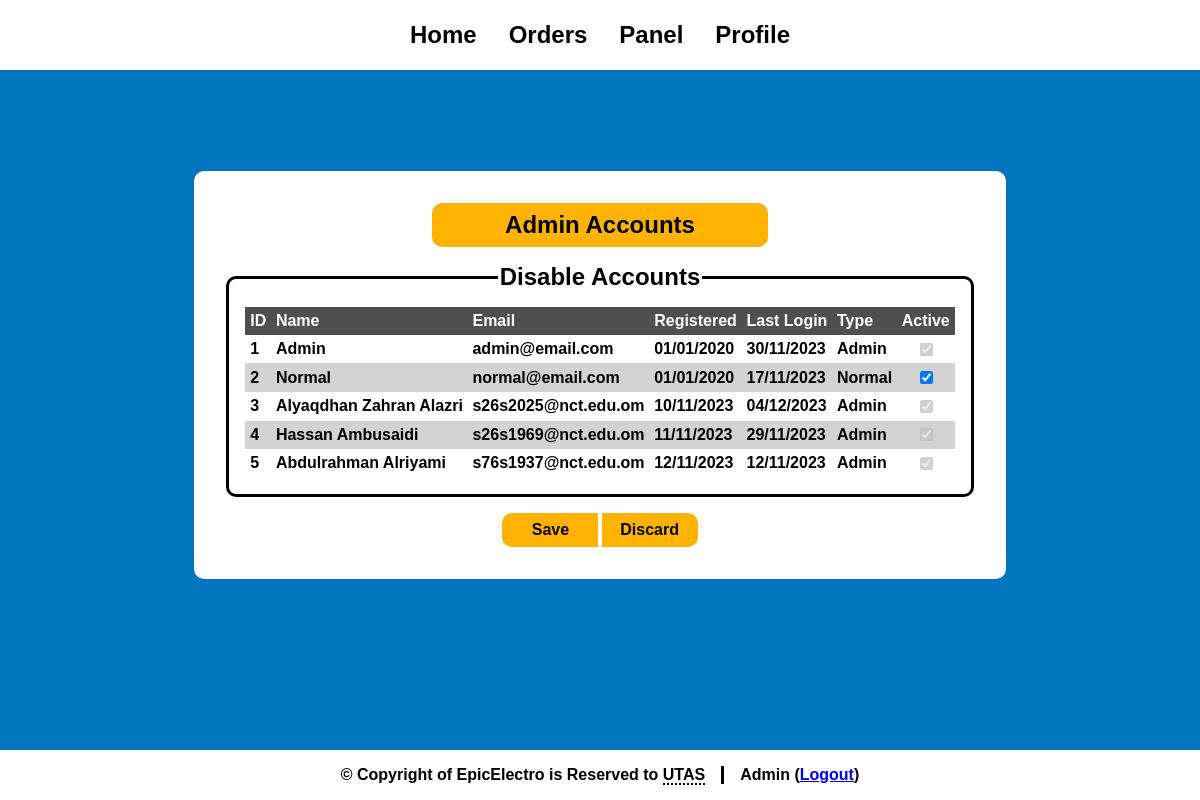
The page /panelActive.php (signed in) on the database its author committed.
### tables this page shows
CREATE TABLE `customers` (
  `cId` int(10) NOT NULL COMMENT 'Customer ID',
  `cName` varchar(50) NOT NULL COMMENT 'Customer Name',
  `password` varchar(50) NOT NULL COMMENT 'Password',
  `email` varchar(100) NOT NULL COMMENT 'Email',
  `registerDate` date NOT NULL COMMENT 'Register Date',
  `lastLogin` date NOT NULL COMMENT 'Last Login',
  `cAddress` varchar(100) NOT NULL COMMENT 'Customer Address',
  `cType` varchar(1) NOT NULL COMMENT 'Customer Type',
  `phoneNumber` int(8) NOT NULL COMMENT 'Customer Phone Number',
  `Active` varchar(10) NOT NULL DEFAULT 'active'
);

### library.php (called while the page is built, shortened)
<?php
function fdate($d) {
    $date = explode("-", $d);
    return ($date[2]."/".$date[1]."/".$date[0]);
}
?>

### panelActive.php (the view, shortened to what this page needs)
<html>
    <head>
        <?php include('link.php') ?>
    </head>
    <body>
        <?php
        include('header.php');
        include('connect.php');
        include('library.php');
        ?>
        <div class="wrapper">
            <form class="container manage" action="panelActiveProcess.php" method="post">
                    <div class="links">
                        <a href="panelAdmin.php">Admin Accounts</a>
                    </div>
                <fieldset>
                    <legend>Disable Accounts</legend>
                    <table>
                        <tr>
                            <th>ID</th>
                            <th>Name</th>
                            <th>Email</th>
                            <th>Registered</th>
                            <th>Last Login</th>
                            <th>Type</th>
                            <th>Active</th>
                        </tr>
                        <?php
                        $query = "select * from customers";
                        $result = mysqli_query($conn, $query) or die("Error in query: <mark>$query</mark> <p>". mysqli_error($conn));
                        $line = 0;
                        while ($data = mysqli_fetch_assoc($result)) {
                            if ($line % 2 == 1) {$style = "style='background: var(--gray);'";}
                            else {$style = "";}
                            $line += 1;
                            if (($data['cType'] == 'A' && $data['Active'] == 'active') || $data['cId'] == $_SESSION['CID']) {$d = 'disabled';}
                            else {$d = '';}
                            if ($data['Active'] == 'active') {$a = 'checked';}
                            else {$a = '';}
                            if ($data['cType'] == 'A') {$type = "Admin";}
                            else {$type = "Normal";}
                            echo "<tr id='clickable' $style>";
                            echo "<td> {$data['cId']} </td>";
                            echo "<td> {$data['cName']} </td>";
                            echo "<td> {$data['email']} </td>";
                            echo "<td> ". fdate($data['registerDate']) ." </td>";
                            echo "<td> ". fdate($data['lastLogin']) ." </td>";
                            echo "<td> $type </td>";
                            echo "<td id='center'> <input type='checkbox' name='box[]' value='{$data['cId']}' $d $a> </td>";
                            echo "</tr>";
                        }
                        ?>
                    </table>
                </fieldset>
                <div class="buttons">
                    <div class="main">
                        <input class="left" type='submit' value='Save'>
                        <input class="right" type='reset' value='Discard' onclick="notify('Changes Have Been Discarded', 'darkcyan');">
                    </div>
                </div>
            </form>
        </div>
        <?php include('footer.php'); ?>
    </body>
</html>

### style.css (style rules this page uses)
:root { color-scheme: light; --primary: #ffb300; --secondary: #0174Be; --accent: #006caf; --white: white; --black: black; --gray: lightgray; --red: red; --shadow: black; --fw-regular: 400; --fw-bold: 700; --fs-small: 0.5em; --fs-normal: 1em; --fs-large: 1.5em; --br: 10px; background: var(--secondary); font-family: sans-serif; }
* { transition: 200ms ease-in-out; }
a, input[type="checkbox"] { transition-property: background; }
html { scroll-behavior: smooth; }
body { margin: 0; min-height: 100%; display: flex; flex-direction: column; }
select, input, label:has(input, textarea) { cursor: pointer; }
input:disabled, tr:has(input:disabled) { cursor: not-allowed !important; }
.wrapper { margin: auto; width: 100%; overflow-x: auto; }
.container { width: fit-content; margin: auto; margin-block: 2rem; padding: 2rem; background: var(--white); border-radius: var(--br); }
fieldset { border-radius: var(--br); border: solid 3px var(--black); padding: 1rem; display: flex; flex-direction: column; }
legend { font-size: var(--fs-large); font-weight: var(--fw-bold); text-align: center; }
.manage * { font-weight: var(--fw-bold); }
.manage fieldset { max-height: 24rem; overflow-y: auto; margin-bottom: 1rem; width: fit-content; margin-inline: auto; }
.manage fieldset table { border-collapse: collapse; }
.manage fieldset table tr:first-child { background: color-mix(in srgb, var(--gray) 60%, var(--black) 100%); color: var(--white); position: sticky; top: -1rem; }
.manage fieldset table, .manage fieldset th, .manage fieldset td { text-align: left; padding: .3rem; }
.manage fieldset #clickable { transition: 200ms ease-in-out; }
.manage fieldset #center { text-align: center; }
.manage .buttons input { background: var(--primary); padding: .5rem; border: 0; text-decoration: none; font-weight: var(--fw-bold); font-size: var(--fs-normal); }
.manage .buttons { margin: auto; width: fit-content; display: flex; flex-direction: column; gap: .3rem; }
.manage .buttons .main { display: flex; gap: .2rem; }
.manage .buttons .right { border-radius: 0 var(--br) var(--br) 0; width: 6rem; }
.manage .buttons .left { border-radius: var(--br) 0 0 var(--br); width: 6rem; }
.manage .links { display: flex; flex-direction: column; gap: 1rem; margin-bottom: 1rem; }
.manage .links a { background: var(--primary); padding: .5rem; text-align: center; border-radius: var(--br); text-decoration: none; font-weight: var(--fw-bold); font-size: var(--fs-large); color: currentColor; width: 20rem; margin-inline: auto; }

### rows shown on the page
customers: cId "1", cName "Admin", email "admin@email.com", registerDate "01/01/2020", lastLogin "30/11/2023", cType "Admin"
customers: cId "2", cName "Normal", email "normal@email.com", registerDate "01/01/2020", lastLogin "17/11/2023", cType "Normal"
customers: cId "3", cName "Alyaqdhan Zahran Alazri", email "s26s2025@nct.edu.om", registerDate "10/11/2023", lastLogin "04/12/2023", cType "Admin"
customers: cId "4", cName "Hassan Ambusaidi", email "s26s1969@nct.edu.om", registerDate "11/11/2023", lastLogin "29/11/2023", cType "Admin"
customers: cId "5", cName "Abdulrahman Alriyami", email "s76s1937@nct.edu.om", registerDate "12/11/2023", lastLogin "12/11/2023", cType "Admin"

### other values the page prints
$name "Admin"
